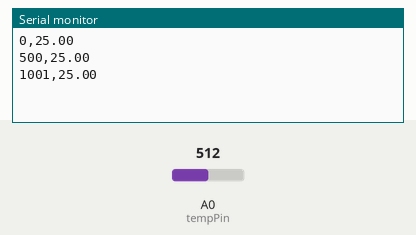
Bench run of a sketch on a simulated Arduino Uno, built with avr-gcc and run on an emulated ATmega328P. On the bench: the last lines printed to the serial monitor. The test bench sets the inputs (shaded band); at power-on: A0 (tempPin) = 512.

Above: at 1.3 s.
1.4 s: A0 (tempPin) set to 716
At 1.9 s:
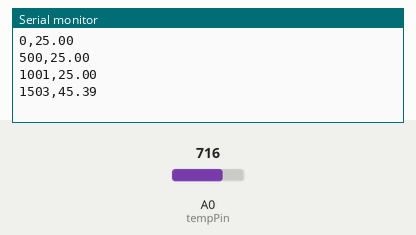
2.9 s: A0 (tempPin) set to 900
At 3.4 s:
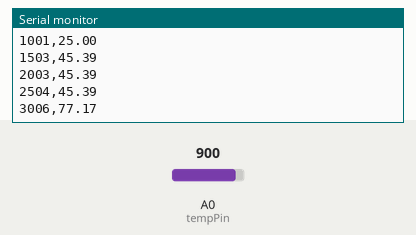
Timing chart, 0 to 5.9 s (numbered marks = the images above; inputs shaded):
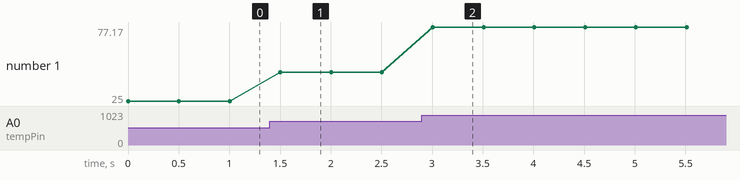

Measured:
- after the input at 1.4 s, the serial monitor: prints a new line after 0.10 s (image 1)
- after the input at 2.9 s, the serial monitor: prints a new line after 0.11 s (image 2)
- plotted number 1: 25 → 45.39 after the input at 1.4 s, 45.39 → 77.17 after the input at 2.9 s

The sketch:

Thermistor.ino
```cpp
int tempPin = A0; // initialize the Analog Pin to read the Thermistor
int tempReading = 0;  // initialize temp reading variable
double tempK = 0.0; // initialize temp in Kelvin variable
float tempC = 0.0;  // initialize temp in Celcius variable
float tempF = 0.0;  // initialize temp in Fahrenheight variable
long curtime = 0;   // initialize sampling time tracking variable

void setup() {
  Serial.begin(9600); // initialize the serial connection for data collection
}

void loop() {
  tempReading = analogRead(tempPin);  // read the analog pin connected to the thermistor output
  // below is the algorithm based on the data sheet and calibration to convert voltage reading to temperature in Kelvin
  tempK = log(10000.0 * ((1024.0 / tempReading - 1)));
  tempK = 1 / (0.001129148 + (0.000234125 + (0.0000000876741 * tempK * tempK )) * tempK );

  tempC = tempK - 273.15;             // conversion from Kelvin to Celcius
  tempF = (tempC * 9.0)/ 5.0 + 32.0;  // conversion from Kelvin to Fahrenheit
  curtime = millis();       // variable to keep track of sample time (if needed for data processing)
  Serial.print(curtime); Serial.print(","); // print current time to keep track of sample time (if needed for data processing), with a comma delimeter to separate values
  Serial.println(tempC);    // print thermistor temperature in Celcius

  delay(500);   // this delay slows the code down so the data collects slower and is more readable
}
```
